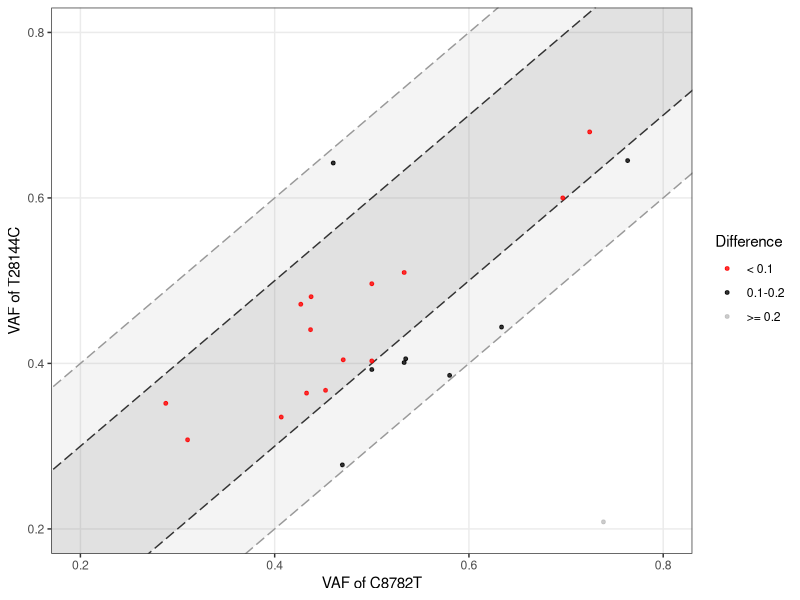

Source code (R): (Note: this script raises an error after producing the figure.)
rm(list= ls())
library(dplyr)
library(tidyverse)
library(ggplot2)
library(scales)
library(knitr)
library(RColorBrewer)
library(ggsci)

df = read.csv('F1C_clinical_coverage.csv')
# b1: lineage B b2: lineage A
df1 = df[df$pos == 8782,
         c('Sample', 'Names_ID','total_reads',
           'b1','b2','n')]
df2 = df[df$pos == 28144,
         c('Sample', 'Names_ID','total_reads',
           'b1','b2','n')]

df1$b = df1$b1+df1$b2
df1$ratio = df1$b2/df1$b
df1mix = df1[df1$ratio > 0.1 & df1$ratio < 0.9 & !is.na(df1$ratio),
             c('Sample', 'b', 'ratio')]
df2$b = df2$b1+df2$b2
df2$ratio = df2$b2/df2$b
df2mix = df2[df2$ratio > 0.1 & df2$ratio < 0.9 & !is.na(df2$ratio),
             c('Sample', 'b', 'ratio')]

dfmerge = merge(df1mix, df2mix, by = "Sample")
dfmerge[,'group'] = '>= 0.2'
dfmerge[abs(dfmerge$ratio.x-dfmerge$ratio.y) < 0.2,'group'] = '0.1-0.2' 
dfmerge[abs(dfmerge$ratio.x-dfmerge$ratio.y) < 0.1,'group'] = '< 0.1' 
dfmerge$group = factor(dfmerge$group, 
                       levels = c('< 0.1', '0.1-0.2', '>= 0.2'))
dfmerge$shape = 'Other'
dfmerge$shape[dfmerge$b.x>1000 & dfmerge$b.y>1000] = '> 1000'
x_min = 0
x_max = 1
# |y - x| < 0.1
band_0.1 <- data.frame(
  x = c(x_min, x_max, x_max, x_min),
  y = c(x_min + 0.1, x_max + 0.1, x_max - 0.1, x_min - 0.1)
)
# 0.1 < |y - x| < 0.2
band_0.2 <- data.frame(
  x = c(x_min, x_max, x_max, x_min),
  y = c(x_min + 0.2, x_max + 0.2, x_max - 0.2, x_min - 0.2)
)

p = ggplot(dfmerge, aes(x = ratio.x, y = ratio.y, 
                        color = group)) +
  labs(x = "VAF of C8782T", 
       y = "VAF of T28144C", 
       color = "Difference") +
  theme_bw() +
  theme(panel.grid.minor = element_blank()) +
  coord_cartesian(xlim = c(0.2,0.8), ylim = c(0.2,0.8)) +
  geom_polygon(data = band_0.1, aes(x = x, y = y), 
               fill = "grey20", alpha = 0.1, inherit.aes = FALSE) +
  geom_polygon(data = band_0.2, aes(x = x, y = y), 
               fill = "grey60", alpha = 0.1, inherit.aes = FALSE) +
  geom_abline(intercept = c(-0.1, 0.1), slope = 1, linetype = "longdash", color = "grey20") +
  geom_abline(intercept = c(-0.2, 0.2), slope = 1, linetype = "longdash", color = "grey60") +
  geom_point(size = 1, alpha = 0.8) +
  scale_color_manual(values = c("< 0.1" = "red", 
                                "0.1-0.2" = "black", 
                                ">= 0.2" = "grey")) 
  
pdf(file = 'Output/F1D_consistent_mutation.pdf', width = 3, height = 1.8)
print(p)
dev.off()

# > table(dfmerge$group)
# 
# < 0.1 0.1-0.2  >= 0.2 
# 15       9       4 
# > table(dfmerge$shape)
# 
# > 1000  Other 
# 8     20 
